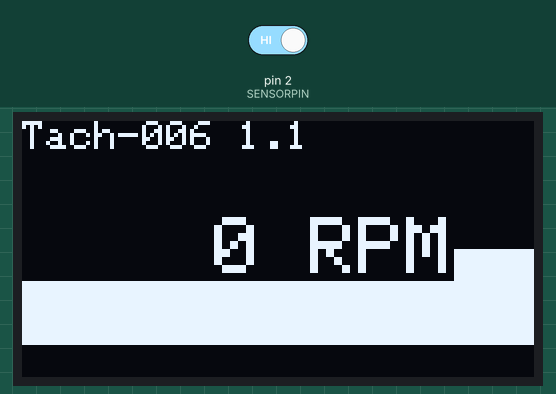
Recording of a sketch running on a simulated Arduino Uno, built with avr-gcc and run on an emulated ATmega328P. Shown: 128×64 one-colour display. The inputs (shaded band) are chosen by the test bench; at power-on: pin 2 (SENSORPIN) HIGH. What the sketch prints to the serial monitor is not drawn.

Above: at 1.1 s.

The sketch:

Tach-IR-FreqCount-007.ino
```cpp
/*********
  12/04/2022: Version 6 of using Interrupts and an optical sensor
              Started over using a COMPA Timer to give a consistent windows of time to count pulses.
              Theory of operation:  Use an interupt to create a heartbeat of consistent time. (eg 1 Sec or 500mSec)
                                    Then count how many pulses occur during that tieme window.
  12/04/2022: Development:  Built a prototype using a 128x64 OLED display, an IR Obstical avoidance sensor.
  12/04/2022: Added FreqCount library (V1.3.0)
*********/

#include <SPI.h>
#include <Wire.h>
#include <Adafruit_GFX.h>
#include <Adafruit_SSD1306.h>
#include <FreqCount.h>

#define SCREEN_WIDTH 128 // OLED display width, in pixels
#define SCREEN_HEIGHT 64 // OLED display height, in pixels
#define SENSORPIN 2 // Sensor IO Pin

// Declaration for an SSD1306 display connected to I2C (SDA, SCL pins)
#define OLED_RESET     -1 // Reset pin # (or -1 if sharing Arduino reset pin)
Adafruit_SSD1306 display(SCREEN_WIDTH, SCREEN_HEIGHT, &Wire, OLED_RESET);

// Define Variables
char strCodeName[] = "Tach-006";
char strCodeVersion[] = "1.1";
unsigned long rpmtime;
float rpmfloat;
unsigned int rpm;
int valSensorPin;
bool tooslow = 1;
bool debugmode = 0;
bool rpmfastmode = 1;

#define LED_PIN     (13)

void enableints() {
  FreqCount.end(); // Disable FreqCount

  // Set up Interupt Timers
  TCCR1A = 0; //Initialize Timer "A"
  TCCR1B = 0; //Initialize Timer "B"
  TCCR1B |= (1 << CS12); //Prescaler 256
  TIMSK1 |= (1 << TOIE1); //enable timer overflow

}

// Interrupt Service Routine
ISR(TIMER1_OVF_vect) {
  tooslow = 1;
}

// Interrupt Timer
void RPM() {
  rpmtime = TCNT1;
    if ( valSensorPin == 1) {
      Serial.println(rpmtime);
    }
  TCNT1 = 0;
  tooslow = 0;
}

void setup() {
  // Setup to read Sensor
  pinMode(SENSORPIN, INPUT);

  // setup for Monitor
  Serial.begin(115200);
  while (!Serial) {
    ; // wait for serial port to connect. Needed for native USB
  }

  // Serial Print Program Name and Version
  Serial.print(strCodeName);
  Serial.print(" ");
  Serial.println(strCodeVersion);

  // Sensor Pin Enable
  pinMode(SENSORPIN, INPUT);

  // Check to see if the sensor is being "pressed" for debug mode:
  valSensorPin = digitalRead(SENSORPIN);   // read the input pin
  if ( valSensorPin == 0) {
    debugmode = 1;
  }
  // Enable OLED Display
  if(!display.begin(SSD1306_SWITCHCAPVCC, 0x3C)) {
    Serial.println(F("SSD1306 allocation failed"));
    for(;;); // Don't proceed, loop forever
  }
  // Clear the buffer
  // Display Text (V-Large)
  display.clearDisplay();
  display.setTextSize(1);
  display.setTextColor(WHITE,BLACK);
  display.setCursor(0, 0); // X*Y Graphical location (128x64)
  display.print(strCodeName);
  display.print(" ");
  display.println(strCodeVersion);
  if ( debugmode) {
    display.println("DEBUG MODE");
  }
  display.display();

  if (rpmfastmode) {
    FreqCount.begin(1000); // Initialize setting the gateway interval
  }
}

void loop() {
  if (FreqCount.available()) {
    unsigned long count = FreqCount.read()*60;  // Number of pulses in 1 minute
    Serial.println(count);

    // Set up OLED display
    display.setTextSize(2);
    display.setTextColor(WHITE,BLACK);
    display.setCursor(0, 24);
    display.fillRect(0, 32, display.width(), display.height()-40, WHITE); // Clear line
    // print right justified
    if (count < 9999) { display.print(" "); }
    if (count < 999) {
      display.print(" ");
      Serial.print("RPM Too Low.");
      //Serial.println(count);
    }
    if (count < 99) { display.print(" "); }
    if (count < 9) { display.print(" "); }
    display.print(count);
    display.println(" RPM");
    display.display();
  }

  // Test if the RPM is too low
//  if (count < 1000) {
//    Serial.print("RPM Too Low.");
//    Serial.println(count);
//  }
}
```
